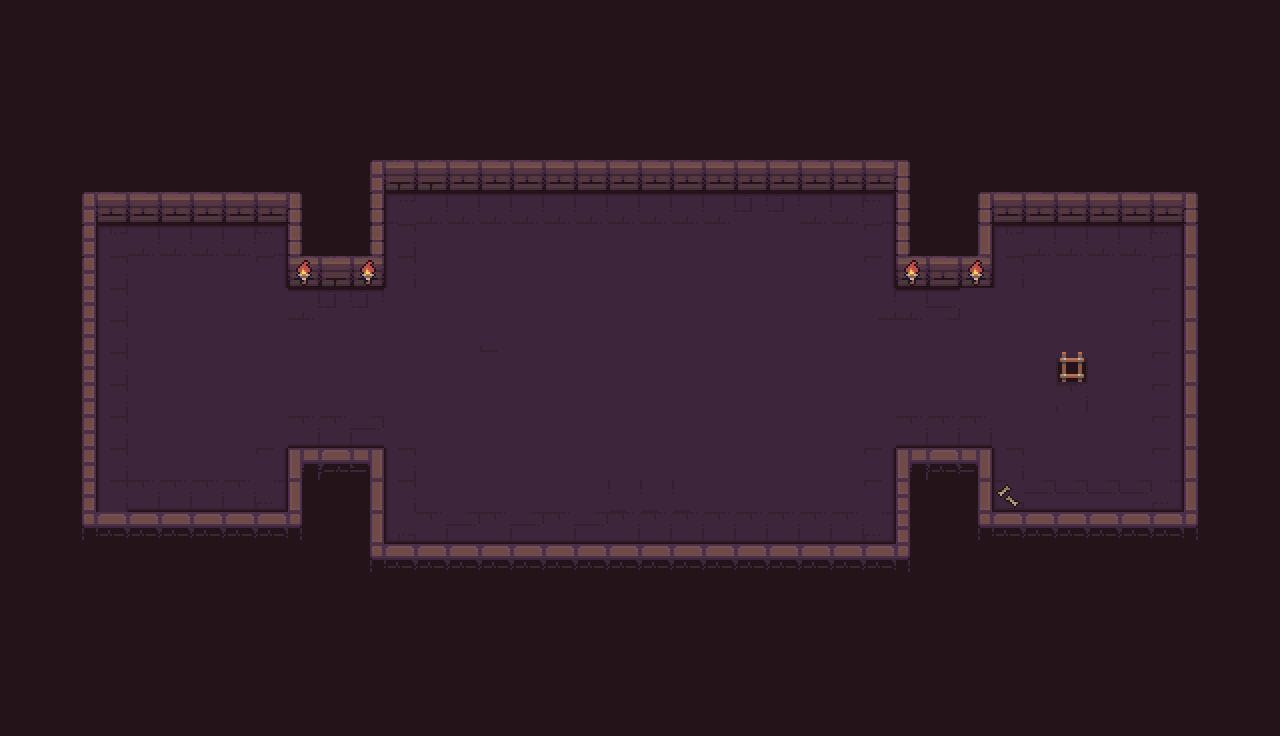

This is a level from a 2D game, rendered from its Tiled map with the project's own tilesets. A one-line summary and the complete map file follow:
An orthogonal 40x23 tile map with 32x32 px tiles, 1 tile layer (Tile Layer 1) and 18 objects.

<map version="1.10" tiledversion="1.11.2" orientation="orthogonal" renderorder="right-down" width="40" height="23" tilewidth="32" tileheight="32" infinite="0" nextlayerid="9" nextobjectid="41">
 <tileset firstgid="1" source="Environment.tsx" />
 <layer id="1" name="Tile Layer 1" width="40" height="23">
  <data encoding="csv">
65,206,206,206,206,206,206,206,206,206,206,206,206,206,206,206,206,206,206,206,35,35,35,35,35,35,35,35,236,236,205,89,89,89,89,206,89,89,89,89,
206,206,206,206,206,206,206,206,206,206,206,206,206,206,206,206,206,206,206,206,206,206,206,206,206,206,35,236,236,236,205,236,236,206,89,89,89,236,89,236,
206,206,206,206,206,206,206,206,206,206,206,206,206,206,206,206,206,206,222,206,206,206,236,236,236,236,236,236,236,236,205,89,236,236,236,236,236,236,236,236,
206,206,206,206,206,206,206,206,206,206,222,206,206,206,206,206,206,206,206,206,206,206,236,236,236,236,236,236,35,206,205,89,89,89,206,206,89,236,50,236,
206,206,206,206,206,206,206,238,238,206,206,206,206,206,206,206,206,206,206,206,206,206,206,206,206,206,206,206,206,236,205,89,89,89,89,89,89,236,89,236,
206,238,238,238,238,238,238,238,238,238,189,97,98,98,104,104,104,104,104,104,104,104,104,104,104,104,104,104,107,236,205,221,206,221,221,221,221,236,236,236,
206,206,182,104,104,104,104,104,104,101,189,102,119,120,120,120,120,120,120,120,120,120,120,133,133,120,120,122,107,236,102,104,104,104,104,104,104,107,236,236,
206,206,97,199,120,120,120,120,122,101,205,102,215,217,217,217,217,217,217,217,217,217,217,217,217,217,217,218,107,35,198,199,120,120,120,120,122,203,236,236,
206,206,97,215,217,217,217,217,218,103,100,103,215,217,217,217,217,217,217,217,217,217,217,217,217,217,217,218,106,104,106,215,217,217,217,217,218,203,236,236,
206,206,129,215,217,217,217,217,217,120,133,133,217,217,217,217,217,217,217,217,217,217,217,217,217,217,217,135,120,121,217,217,217,217,217,217,218,203,236,236,
206,206,129,215,217,217,217,217,217,217,217,217,217,217,217,138,217,217,217,217,217,217,217,217,217,217,217,217,217,217,217,217,217,217,217,217,218,203,236,236,
206,206,129,215,217,217,217,217,217,217,217,217,217,217,217,217,217,217,217,217,217,217,217,217,217,217,217,217,217,217,217,217,217,216,217,217,218,203,236,236,
206,206,129,215,217,217,217,217,217,217,217,217,217,217,217,217,217,217,217,217,217,217,217,217,217,217,217,217,217,217,217,217,217,153,217,217,218,203,236,236,
205,205,129,215,217,217,217,217,217,232,232,233,217,217,217,217,217,217,217,217,217,217,217,217,217,217,217,217,232,232,232,217,217,217,217,217,218,203,236,236,
206,206,129,215,217,217,217,217,218,149,163,150,215,217,217,217,217,217,217,217,217,217,217,217,217,217,217,218,149,249,150,215,217,217,217,217,218,203,236,236,
206,206,129,215,232,232,232,232,234,235,238,198,215,217,217,217,217,217,217,132,132,132,217,217,217,217,217,218,219,236,230,231,233,233,233,233,234,203,236,236,
206,206,246,249,249,249,249,249,249,251,51,230,151,232,233,232,233,232,233,232,232,232,232,232,232,232,232,234,219,236,246,249,249,249,249,249,249,251,236,236,
206,206,238,238,238,238,238,238,238,238,51,246,247,249,249,249,249,249,249,249,249,249,249,249,249,249,249,249,171,236,205,89,89,89,89,89,89,236,236,236,
206,206,206,238,206,206,206,206,206,206,221,51,51,51,51,51,51,51,51,51,51,51,206,222,222,222,35,35,35,236,205,206,236,236,236,236,236,236,236,89,
206,206,206,206,206,206,206,206,206,206,206,206,221,221,221,206,51,51,51,51,206,206,206,206,206,206,220,236,236,236,205,236,236,89,89,89,236,236,89,50,
206,206,206,206,206,206,206,206,206,206,206,206,221,206,206,206,206,206,206,206,206,206,206,206,206,206,236,236,236,236,205,236,236,236,236,236,236,236,236,236,
206,206,206,206,206,206,206,206,206,206,206,206,206,206,206,206,206,206,206,206,206,206,206,206,206,206,236,236,236,236,205,89,236,236,89,89,89,89,89,89,
206,206,206,206,206,206,206,206,206,206,206,206,206,206,206,206,206,206,206,206,206,206,206,206,206,206,236,236,236,236,205,236,236,236,236,236,236,236,236,236
</data>
 </layer>
 <objectgroup id="8" name="Next Level">
  <object id="38" x="1046" y="339" width="48" height="47" />
 </objectgroup>
 <objectgroup id="6" name="Item Layer" visible="0">
  <object id="29" x="445" y="469">
   <point />
  </object>
  <object id="30" x="514" y="260">
   <point />
  </object>
  <object id="31" x="725" y="466">
   <point />
  </object>
  <object id="34" x="815" y="272">
   <point />
  </object>
 </objectgroup>
 <objectgroup id="7" name="Player Start" visible="0">
  <object id="35" x="181" y="366">
   <point />
  </object>
 </objectgroup>
 <objectgroup id="5" name="Collision Layer">
  <object id="6" x="1188.34" y="207.333" width="52.3333" height="310.667" />
  <object id="7" x="984" y="157" width="212" height="59.6667" />
  <object id="11" x="898.667" y="449.667" width="91.6667" height="119.333" />
  <object id="13" x="374.667" y="557.333" width="527" height="47" />
  <object id="14" x="379" y="136" width="523" height="33" />
  <object id="15" x="293.333" y="167.333" width="78.3333" height="113" />
  <object id="17" x="291" y="450.333" width="89" height="109" />
  <object id="18" x="40.3333" y="186.667" width="53" height="360" />
  <object id="22" x="81.6667" y="514.333" width="213" height="36" />
  <object id="23" x="96" y="177.333" width="193" height="39" />
  <object id="24" x="993" y="516" width="183" height="37" />
  <object id="27" x="901.333" y="173.333" width="90" height="110.667" />
 </objectgroup>
</map>
